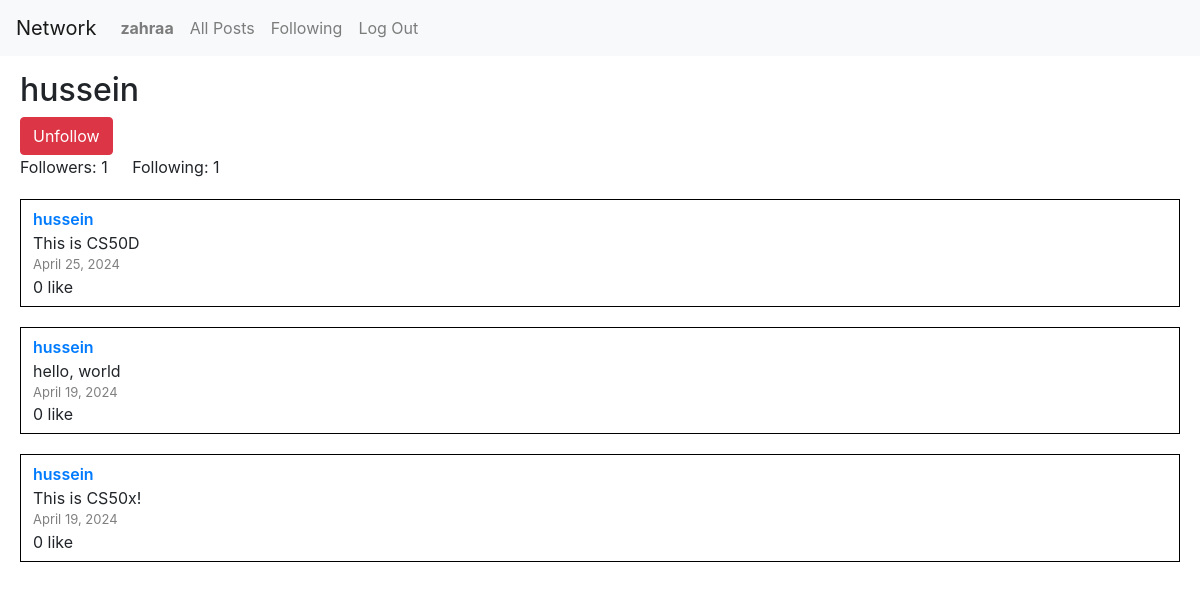
Screenshot of /hussein (signed in) with the database file from the repository.
### network/models.py (models this page shows, shortened)
class User(AbstractUser):
    following = models.ManyToManyField('self', related_name='followers', symmetrical=False, null=True, blank=True)
    def __str__(self):
        return self.username

class Post(models.Model):
    poster = models.ForeignKey(User, related_name="posts", on_delete=models.CASCADE, null=False, blank=False)
    content = models.TextField(null=False, blank=False)
    date = models.DateField(auto_now_add=True, editable=False)
    likes = models.IntegerField(default=0, null=False, blank=False, validators=[MinValueValidator(0)])

### network/views.py (the view)
# urls.py: path("<str:username>", views.profile, name="profile"),
def profile(request, username):
    poster = User.objects.get(username=username)
    poster_followers_count = poster.followers.count()
    poster_following_count = poster.following.count()
    poster_posts = poster.posts.order_by('-date')
    is_user_follow_him = poster in request.user.following.all()
    return render(request, "network/profile.html", {
    "poster": poster,
    "user_followers_count": poster_followers_count,
    "user_following_count": poster_following_count,
    "posts": poster_posts,
    "is_user_follow_him": is_user_follow_him
    })

### network/templates/network/profile.html (shortened to what this page needs)
{% extends "network/layout.html" %}
{% block body %}
    <h2>{{ poster }}</h2>
    {% if user.is_authenticated and user != poster %}
        <form action="{% url 'follow' %}" method="post">
            {% if is_user_follow_him %}
                <button name="follow" value="unfollow" type="submit" class="btn btn-danger">Unfollow</button>
            {% else %}
                <button name="follow" value="follow" type="submit" class="btn btn-primary">Follow</button>
            {% endif %}
        </form>
    {% endif %}
    <span id="followers">Followers: {{ user_followers_count }}</span>
    <span id="following">Following: {{ user_following_count }}</span>
    <div id="posts">
        {% for post in posts %}
            <div class="post">
                <div class="poster">
                    <a href="{% url 'profile' post.poster %}">{{ post.poster }}</a>
                </div>
                <div class="content">{{ post.content }}</div>
                <div class="date">{{ post.date }}</div>
                <div class="likes">{{ post.likes }} like</div>
            </div>
        {% empty %}
            <div class="post">
                no posts
            </div>
        {% endfor %}
    </div>
{% endblock %}

### network/templates/network/layout.html (shortened to what this page needs)
{% load static %}
<!DOCTYPE html>
<html lang="en">
    <head>
        <link rel="stylesheet" href="https://stackpath.bootstrapcdn.com/bootstrap/4.4.1/css/bootstrap.min.css">
        <link href="{% static 'network/styles.css' %}" rel="stylesheet">
    </head>
    <body>
        <nav class="navbar navbar-expand-lg navbar-light bg-light">
            <a class="navbar-brand" href="#">Network</a>
            <div>
              <ul class="navbar-nav mr-auto">
                {% if user.is_authenticated %}
                    <li class="nav-item">
                        <a class="nav-link" href="#"><strong>{{ user.username }}</strong></a>
                    </li>
                {% endif %}
                <li class="nav-item">
                  <a class="nav-link" href="{% url 'index' %}">All Posts</a>
                </li>
                {% if user.is_authenticated %}
                    <li class="nav-item">
                        <a class="nav-link" href="#">Following</a>
                    </li>
                    <li class="nav-item">
                        <a class="nav-link" href="{% url 'logout' %}">Log Out</a>
                    </li>
                {% endif %}
              </ul>
            </div>
          </nav>
        <div class="body">
            {% block body %}
            {% endblock %}
        </div>
    </body>
</html>

### network/static/network/styles.css (style rules this page uses)
.body { margin: 15px 20px; }
.post { border: 1px solid black; margin: 20px 0; padding: 7px 12px; }
.poster { font-weight: 600; }
.date { font-size: 13px; color: gray; }
#followers { display: inline-block; margin-right: 20px; }
#following { display: inline-block; }
.btn { margin-right: 20px; }

### rows the page displays
User: username "zahraa"
User: username "hussein"
Post: poster "hussein", content "This is CS50D", date "April 25, 2024", likes "0"
Post: poster "hussein", content "hello, world", date "April 19, 2024", likes "0"
Post: poster "hussein", content "This is CS50x!", date "April 19, 2024", likes "0"

### other values shown
{{ user_followers_count }} "1"
{{ user_following_count }} "1"
